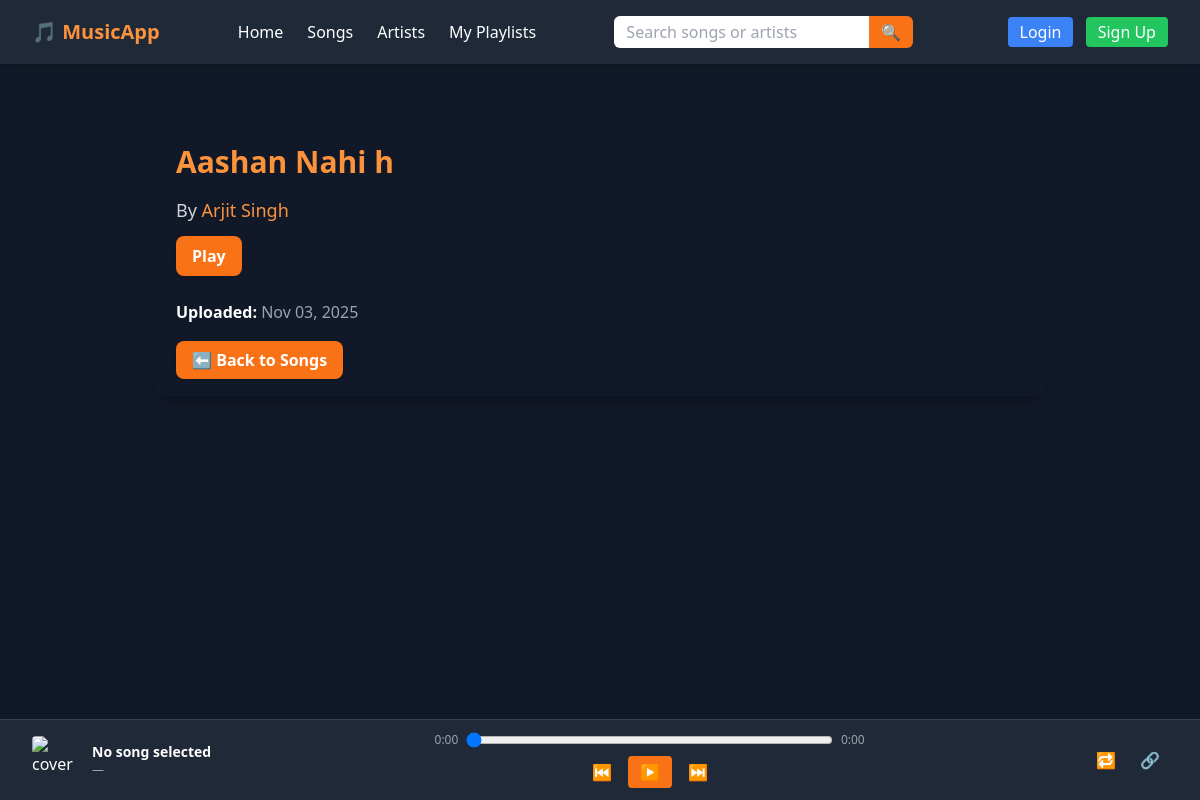
The page /songs/7/ on the database its author committed.
### music/models.py (models this page shows, shortened)
class Song(models.Model):
    title = models.CharField(max_length=200)
    audio_file = models.FileField(upload_to='songs/') # mp3/m4a/wav/ogg, etc.
    cover = models.ImageField(upload_to='covers/', blank=True, null=True)
    artists = models.ManyToManyField(Artist, related_name='songs')
    duration_seconds = models.PositiveIntegerField(blank=True, null=True)
    created_at = models.DateTimeField(auto_now_add=True)

class Artist(models.Model):
    name = models.CharField(max_length=120, unique=True)
    bio = models.TextField(blank=True)
    image = models.ImageField(upload_to='artists/', blank=True, null=True)

### music/views.py (the view)
# urls.py: path('songs/<int:pk>/', views.song_detail, name='song_detail'),
def song_detail(request, pk):
    song = get_object_or_404(Song.objects.prefetch_related('artists'), pk=pk)
    return render(request, 'music/song_detail.html', {'song': song})

### music/templates/music/song_detail.html (shortened to what this page needs)
{% extends "base.html" %}
{% block content %}
<div class="max-w-4xl mx-auto mt-8 bg-gray-900 text-white rounded-2xl shadow-lg p-6">
    <h1 class="text-3xl font-bold text-orange-400 mb-4">
        {{ song.title }}
    </h1>
    <p class="text-lg text-gray-300 mb-3">
        By
        {% for artist in song.artists.all %}
            <a href="{% url 'artist_detail' artist.id %}" class="text-orange-400 hover:underline">
                {{ artist.name }}
            </a>{% if not forloop.last %}, {% endif %}
        {% endfor %}
    </p>
    <div class="mb-6 song-item"
         data-src="{{ song.audio_file.url }}"
         data-title="{{ song.title }}"
         data-artist="{% for artist in song.artists.all %}{{ artist.name }}{% if not forloop.last %}, {% endif %}{% endfor %}"
         data-cover="{% if song.cover %}{{ song.cover.url }}{% endif %}">
        <button data-action="play" class="bg-orange-500 hover:bg-orange-600 text-white font-semibold py-2 px-4 rounded-lg shadow">Play</button>
    </div>
    <div class="text-gray-400">
        <p><span class="font-semibold text-white">Uploaded:</span> {{ song.created_at|date:"M d, Y" }}</p>
    </div>
    <div class="mt-6">
        <a href="{% url 'song_list' %}"
           class="bg-orange-500 hover:bg-orange-600 text-white font-semibold py-2 px-4 rounded-lg shadow">
            ⬅ Back to Songs
        </a>
    </div>
</div>
{% endblock %}

### rows shown on the page
Song: title "Aashan Nahi h", created_at "Nov 03, 2025"
Artist: name "Arjit Singh"
